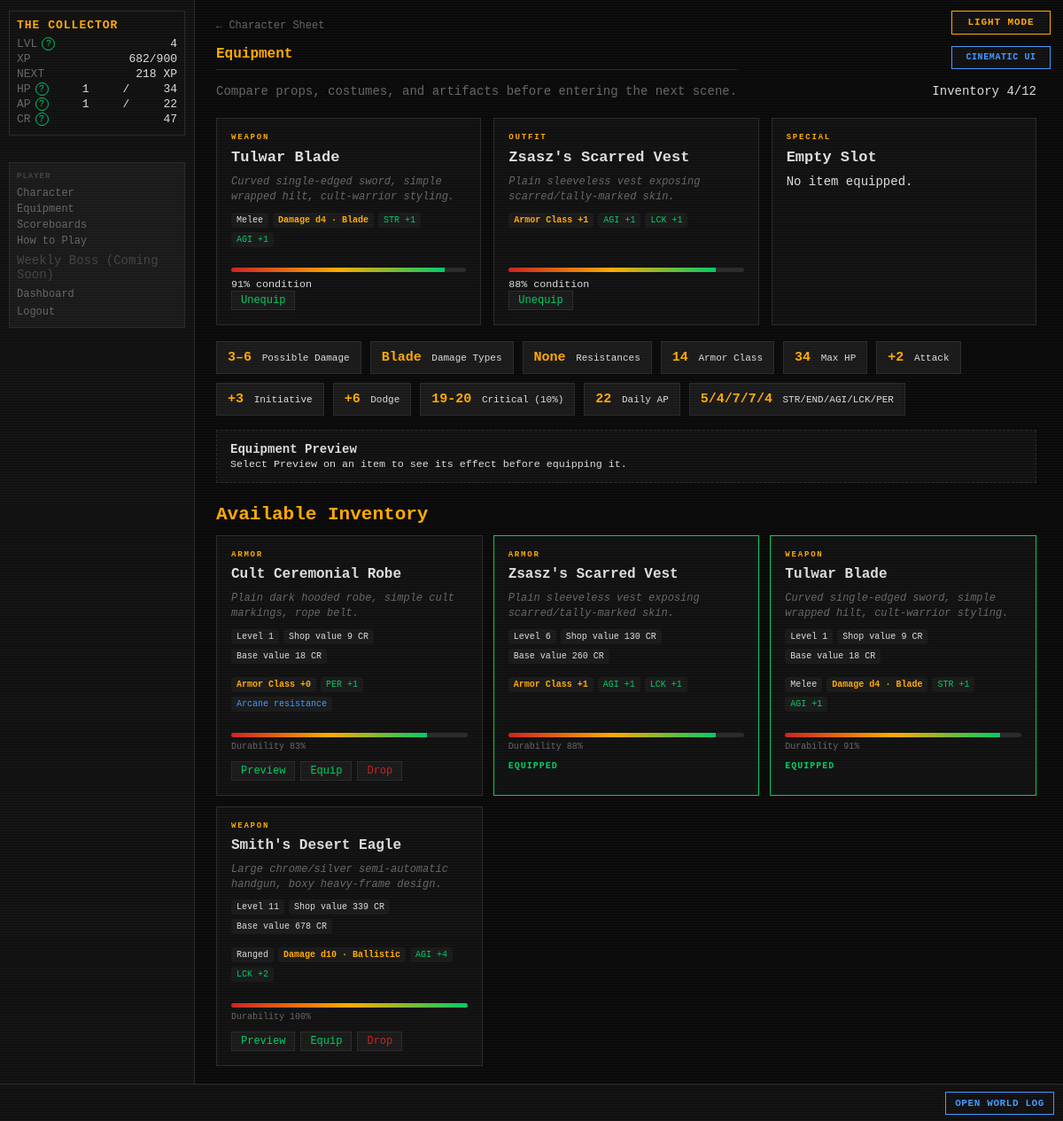
The app's page /equipment (signed in) with its own data.
### tables this page shows
CREATE TABLE players (
    id                  INTEGER PRIMARY KEY AUTOINCREMENT,
    username            TEXT    UNIQUE NOT NULL,
    password_hash       TEXT    NOT NULL,
    email               TEXT    UNIQUE NOT NULL,
    character_name      TEXT    NOT NULL,
    sex                 TEXT    NOT NULL,
    class_id            INTEGER REFERENCES classes(id),
    str_stat            INTEGER NOT NULL DEFAULT 1,
    end_stat            INTEGER NOT NULL DEFAULT 1,
    agi_stat            INTEGER NOT NULL DEFAULT 1,
    lck_stat            INTEGER NOT NULL DEFAULT 1,
    per_stat            INTEGER NOT NULL DEFAULT 1,
    level               INTEGER NOT NULL DEFAULT 1,
    xp                  INTEGER NOT NULL DEFAULT 0,
    current_hp          INTEGER NOT NULL,
    current_ap          INTEGER NOT NULL,
    credits             INTEGER NOT NULL DEFAULT 25,
    equipped_weapon_id  INTEGER REFERENCES inventory_items(id),
    equipped_armor_id   INTEGER REFERENCES inventory_items(id),
    equipped_special_id INTEGER REFERENCES inventory_items(id),
    in_combat           INTEGER NOT NULL DEFAULT 0,
    pending_levelup     INTEGER NOT NULL DEFAULT 0,
    combat_preference   TEXT    NOT NULL DEFAULT "Balanced",
    is_banned           INTEGER NOT NULL DEFAULT 0,
    retired_at          TEXT,
    last_login_at       TEXT,
    created_at          TEXT    NOT NULL DEFAULT (datetime('now'))
);

CREATE TABLE inventory_items (
    id                 INTEGER PRIMARY KEY AUTOINCREMENT,
    player_id          INTEGER NOT NULL REFERENCES players(id),
    item_type          TEXT    NOT NULL,
    item_id            INTEGER NOT NULL,
    current_durability INTEGER NOT NULL DEFAULT 100,
    acquired_at        TEXT    NOT NULL DEFAULT (datetime('now')),
    acquired_method    TEXT    NOT NULL
);

CREATE TABLE weapons (
    id              INTEGER PRIMARY KEY AUTOINCREMENT,
    name            TEXT    UNIQUE NOT NULL,
    is_active       INTEGER NOT NULL DEFAULT 1,
    level           INTEGER NOT NULL,
    weapon_type     TEXT    NOT NULL,
    damage_die      TEXT    NOT NULL,
    damage_type     TEXT    NOT NULL,
    str_bonus       INTEGER NOT NULL DEFAULT 0,
    end_bonus       INTEGER NOT NULL DEFAULT 0,
    agi_bonus       INTEGER NOT NULL DEFAULT 0,
    lck_bonus       INTEGER NOT NULL DEFAULT 0,
    per_bonus       INTEGER NOT NULL DEFAULT 0,
    associated_to   TEXT,
    credit_cost     INTEGER NOT NULL,
    drop_chance     REAL    NOT NULL,
    starting_durability INTEGER NOT NULL DEFAULT 100,
    imported_at     TEXT    NOT NULL DEFAULT (datetime('now'))
, description TEXT NOT NULL DEFAULT '');

CREATE TABLE armor (
    id              INTEGER PRIMARY KEY AUTOINCREMENT,
    name            TEXT    UNIQUE NOT NULL,
    is_active       INTEGER NOT NULL DEFAULT 1,
    level           INTEGER NOT NULL,
    ac_bonus        INTEGER NOT NULL DEFAULT 0,
    res_blade       INTEGER NOT NULL DEFAULT 0,
    res_blunt       INTEGER NOT NULL DEFAULT 0,
    res_ballistic   INTEGER NOT NULL DEFAULT 0,
    res_energy      INTEGER NOT NULL DEFAULT 0,
    res_arcane      INTEGER NOT NULL DEFAULT 0,
    res_explosive   INTEGER NOT NULL DEFAULT 0,
    res_venom       INTEGER NOT NULL DEFAULT 0,
    str_bonus       INTEGER NOT NULL DEFAULT 0,
    end_bonus       INTEGER NOT NULL DEFAULT 0,
    agi_bonus       INTEGER NOT NULL DEFAULT 0,
    lck_bonus       INTEGER NOT NULL DEFAULT 0,
    per_bonus       INTEGER NOT NULL DEFAULT 0,
    associated_to   TEXT,
    credit_cost     INTEGER NOT NULL,
    drop_chance     REAL    NOT NULL,
    starting_durability INTEGER NOT NULL DEFAULT 100,
    imported_at     TEXT    NOT NULL DEFAULT (datetime('now'))
, description TEXT NOT NULL DEFAULT '');

### routes/character.py (the view)
@bp.route("/equipment")
def equipment():
    player = g.player
    if player.get("in_combat"):
        return redirect(url_for("dashboard.index"))
    inventory = _get_full_inventory(player)
    equipped = {
        "weapon": _find_equipped(inventory, player.get("equipped_weapon_id")),
        "armor": _find_equipped(inventory, player.get("equipped_armor_id")),
        "special": _find_equipped(inventory, player.get("equipped_special_id")),
    }
    return render_template(
        "character/equipment.html",
        inventory=inventory,
        equipped=equipped,
        derived=_calc_derived_stats(player, equipped, get_all_settings()),
        feedback=request.args.get("feedback"),
        error=request.args.get("error"),
    )

### app.py (called while the page is built)
def _context_processor() -> dict:
    settings = get_all_settings()
    player = g.get("player")
    if not player:
        return {"settings": settings}
    return {"player": player, "settings": settings}

def _check_auth():
    if request.endpoint in _AUTH_EXEMPT:
        return None
    if not session.get("player_id"):
        return redirect(url_for("auth.login"))
    return None

def _load_player():
    player_id = session.get("player_id")
    if not player_id:
        return None
    player = get_player(player_id)
    if player is None:
        session.clear()
        return redirect(url_for("auth.login"))
    g.player = player
    return None

def _check_levelup():
    if request.endpoint in _LEVELUP_EXEMPT:
        return None
    player = g.get("player")
    if player and player.get("pending_levelup") and not player.get("in_combat"):
        return redirect(url_for("auth.levelup"))
    if player and not player.get("in_combat"):
        threshold = cfg.XP_CURVE.get(player["level"] + 1)
        if threshold is not None and player["xp"] >= threshold:
            from combat.engine import check_level_up
            if check_level_up(player["id"], player["xp"], player["level"]):
                g.player = get_player(player["id"])
                return redirect(url_for("auth.levelup"))
    return None

def _set_blackout_flag():
    settings = get_all_settings()
    blackout_mins = settings.get("MIDNIGHT_BLACKOUT_MINUTES", cfg.MIDNIGHT_BLACKOUT_MINUTES)
    now = datetime.now(timezone.utc)
    minutes_to_midnight = (24 * 60) - (now.hour * 60 + now.minute)
    g.blackout = (minutes_to_midnight <= blackout_mins)

### database.py (called while the page is built)
def get_db() -> sqlite3.Connection:
    if 'db' not in g:
        g.db = sqlite3.connect(
            cfg.DB_PATH,
            detect_types=sqlite3.PARSE_DECLTYPES,
            timeout=10,
        )
        g.db.row_factory = dict_factory
        g.db.execute("PRAGMA foreign_keys = ON")
        g.db.execute("PRAGMA journal_mode = WAL")
    return g.db

def dict_factory(cursor: sqlite3.Cursor, row: tuple) -> dict:
    return {col[0]: val for col, val in zip(cursor.description, row)}

def execute(sql: str, params: tuple = ()) -> list[dict]:
    return get_db().execute(sql, params).fetchall()

def execute_one(sql: str, params: tuple = ()) -> dict | None:
    return get_db().execute(sql, params).fetchone()

### routes/shop.py (called while the page is built, shortened)
def _get_special_sell_bonus(player: dict) -> float:
    if not player.get("equipped_special_id"):
        return 0.0

### templates/character/equipment.html (shortened to what this page needs)
{% extends "base.html" %}
{% block content %}
<div id="page-content" class="equipment-page cinematic-page">
    <div class="sheet-header">
        <div><a href="{{ url_for('character.index') }}" class="back-link">← Character Sheet</a>
        <h1 class="page-title">Equipment</h1>
        <p class="sheet-subtitle">Compare props, costumes, and artifacts before entering the next scene.</p></div>
        <div class="loadout-summary">Inventory {{ player.inventory_count }}/{{ player.inventory_limit }}</div>
    </div>
    <section class="loadout-slots" aria-label="Current loadout">
    {% for slot, item in equipped.items() %}
        <article class="loadout-card {{ 'filled' if item else 'empty' }}">
            <div class="loadout-slot">{{ 'OUTFIT' if slot == 'armor' else slot|upper }}</div>
            {% if item %}
            <h2>{{ item.name }}</h2>
            {% if item.description %}<p class="item-description">{{ item.description }}</p>{% endif %}
            {% include "fragments/item_combat_stats.html" %}
            <div class="durability"><span style="width:{{ item.current_durability }}%"></span></div>
            <small>{{ item.current_durability }}% condition</small>
            <form method="POST" action="{{ url_for('character.unequip') }}">
                <button class="btn-small" type="submit">Unequip</button>
            </form>
            {% else %}<h2>Empty Slot</h2><p>No item equipped.</p>{% endif %}
        </article>
    {% endfor %}
    </section>
    <section class="derived-strip" aria-label="Current derived statistics">
        <span><b>{{ derived.damage_min }}–{{ derived.damage_max }}</b> Possible Damage</span>
        <span><b>{{ derived.damage_types|join(' + ') }}</b> Damage Types</span>
        <span><b>{{ derived.resistances|join(', ') if derived.resistances else 'None' }}</b> Resistances</span>
        <span><b>{{ derived.ac }}</b> Armor Class</span><span><b>{{ derived.max_hp }}</b> Max HP</span>
        <span><b>{{ '%+d'|format(derived.attack_modifier) }}</b> Attack</span>
        <span><b>{{ '%+d'|format(derived.initiative_modifier) }}</b> Initiative</span>
        <span><b>{{ '%+d'|format(derived.dodge_modifier) }}</b> Dodge</span>
        <span><b>{{ derived.crit_range }}</b> Critical ({{ derived.crit_chance_pct }}%)</span><span><b>{{ derived.daily_ap }}</b> Daily AP</span>
        <span><b>{{ derived.str }}/{{ derived.end }}/{{ derived.agi }}/{{ derived.lck }}/{{ derived.per }}</b> STR/END/AGI/LCK/PER</span>
    </section>
    <section id="loadout-preview" class="loadout-preview" aria-live="polite">
        <div><strong>Equipment Preview</strong><br><small>Select Preview on an item to see its effect before equipping it.</small></div>
    </section>
    <h2 class="section-title">Available Inventory</h2>
    <div class="equipment-grid">
    {% for item in inventory %}
        <article class="equipment-card {{ 'is-equipped' if item.is_equipped }}">
            <div class="equipment-type">{{ item.item_type }}</div><h3>{{ item.name }}</h3>
            {% if item.description %}<p class="item-description">{{ item.description }}</p>{% endif %}
            <div class="item-properties item-reference-properties">
                <span>Level {{ item.level or '—' }}</span>
                <span>Shop value {{ item.sell_price }} CR</span>
                <span>Base value {{ item.credit_cost }} CR</span>
            </div>
            {% include "fragments/item_combat_stats.html" %}
            <div class="equipment-condition"><div class="durability"><span style="width:{{ item.current_durability }}%"></span></div>Durability {{ item.current_durability }}%</div>
            <div class="equipment-actions">
            {% if item.is_equipped %}<span class="equipped-badge">EQUIPPED</span>{% else %}
                <button type="button" class="btn-small preview-loadout"
                        data-inv-id="{{ item.inv_id }}" data-item-type="{{ item.item_type }}"
                        data-item-name="{{ item.name }}">Preview</button>
                <form method="POST" action="{{ url_for('character.equip') }}"><button class="btn-small" type="submit">Equip</button></form>
                <form method="POST" action="{{ url_for('character.drop') }}" onsubmit="return confirm('Permanently drop this item?');"><button class="btn-small danger" type="submit">Drop</button></form>
            {% endif %}
            </div>
        </article>
    {% else %}<p>Your inventory is empty.</p>{% endfor %}
    </div>
</div>
{% endblock %}

### templates/base.html (shortened to what this page needs)
<!DOCTYPE html>
<html lang="en">
<head>
<link rel="stylesheet" href="{{ url_for('static', filename='style.css') }}">
</head>
<body class="{{ 'authenticated' if player else 'auth-page' }} {% block body_class %}{% endblock %}">
{% if settings.get('ALLOW_PLAYER_COLOR_OVERRIDE', true) %}<button id="theme-toggle" type="button" aria-label="Switch color theme" aria-pressed="false">
</button>{% endif %}
{% if settings.get('ALLOW_PLAYER_INTERFACE_OVERRIDE', true) %}
<button id="interface-toggle" type="button" aria-label="Switch interface style" aria-pressed="false">
</button>
{% endif %}
{% if player %}
<div id="left-col">
    <div id="status-block">
        <div class="status-name">{{ player.character_name }}</div>
        <div class="status-line">
            <span class="label">LVL</span>
            <span id="status-level">{{ player.level }}</span>
        </div>
        <div class="status-line">
            <span class="label">XP</span>
            <span><span id="status-xp">{{ player.xp }}</span><span id="status-xp-threshold">{% if player.get('next_level_xp') is not none %}/{{ player.get('next_level_xp') }}{% endif %}</span></span>
        </div>
        <div class="status-line" title="Experience still needed to reach level {{ player.level + 1 }}">
            <span class="label">NEXT</span>
            <span id="status-xp-next">{% if player.get('xp_to_next_level') is none %}MAX{% elif player.get('xp_to_next_level') <= 0 %}LEVEL UP{% else %}{{ player.get('xp_to_next_level') }} XP{% endif %}</span>
        </div>
        <div class="status-line">
            <span class="label">HP</span>
            <span id="status-hp">{{ player.current_hp }}</span>/<span id="status-maxhp">{{ player.max_hp }}</span>
        </div>
        <div class="status-line">
            <span class="label">AP</span>
            <span id="status-ap">{{ player.current_ap }}</span>/<span id="status-maxap">{{ player.max_ap }}</span>
        </div>
        <div class="status-line">
            <span class="label">CR</span>
            <span id="status-credits">{{ player.credits }}</span>
        </div>
    </div>
    <nav id="left-nav">
        <span class="nav-heading">PLAYER</span>
        <a href="{{ url_for('character.index') }}">Character</a>
        <a href="{{ url_for('character.equipment') }}">Equipment</a>
        <a href="{{ url_for('scoreboards.index') }}">Scoreboards</a>
        <a href="{{ url_for('feeds.game_help') }}">How to Play</a>
        <span class="nav-link-disabled" title="A shared weekly encounter is being designed.">Weekly Boss (Coming Soon)</span>
        <a href="{{ url_for('dashboard.index') }}">Dashboard</a>
        <form action="{{ url_for('auth.logout') }}" method="POST" style="margin:0">
            <button type="submit" class="nav-link-btn">Logout</button>
        </form>
    </nav>
</div>
{% endif %}
<div id="main">
    {% block content %}{% endblock %}
</div>
{% if player %}
<div id="ticker-wrap">
    <a id="ticker-log-link" href="{{ url_for('feeds.global_log') }}" title="Open the complete World Log">OPEN WORLD LOG</a>
    <div id="ticker">
    </div>
</div>
{% endif %}
</body>
</html>

### templates/fragments/item_combat_stats.html (shortened to what this page needs)
<div class="item-properties item-combat-stats">
    {% if item.item_type == 'WEAPON' %}
        <span>{{ item.weapon_type or 'Weapon' }}</span>
        <span class="primary-property">Damage {{ item.damage_die }} · {{ item.damage_type }}</span>
    {% elif item.item_type == 'ARMOR' %}
        <span class="primary-property">Armor Class +{{ item.ac_bonus or 0 }}</span>
    {% else %}
        <span class="primary-property">Special Item</span>
        {% if item.get('ac_bonus', 0) %}<span class="bonus">Armor Class +{{ item.ac_bonus }}</span>{% endif %}
    {% endif %}
    {% for stat, label in [('str_bonus','STR'),('end_bonus','END'),('agi_bonus','AGI'),('lck_bonus','LCK'),('per_bonus','PER')] %}
        {% if item.get(stat, 0) %}<span class="bonus">{{ label }} {{ '%+d'|format(item.get(stat, 0)) }}</span>{% endif %}
    {% endfor %}
    {% for field, label in [('res_blade','Blade'),('res_blunt','Blunt'),('res_ballistic','Ballistic'),('res_energy','Energy'),('res_arcane','Arcane'),('res_explosive','Explosive'),('res_venom','Venom')] %}
        {% if item.get(field, 0) %}<span class="resistance">{{ label }} resistance</span>{% endif %}
    {% endfor %}
</div>

### records on screen
players: character_name "THE COLLECTOR", level "4", xp "682", current_hp "1", current_ap "1", credits "47"
inventory_items: item_type "WEAPON", name "Tulwar Blade", description "Curved single-edged sword, simple wrapped hilt, cult-warrior styling.", weapon_type "Melee", damage_die "d4", damage_type "Blade", label "STR" "AGI", value "+1" "+1", current_durability "91", item_type "WEAPON"
armor: name "Zsasz's Scarred Vest", description "Plain sleeveless vest exposing scarred/tally-marked skin.", name "Zsasz's Scarred Vest", description "Plain sleeveless vest exposing scarred/tally-marked skin.", credit_cost "260"
weapons: damage_types "Blade", name "Tulwar Blade", description "Curved single-edged sword, simple wrapped hilt, cult-warrior styling.", weapon_type "Melee", damage_die "d4", damage_type "Blade"
inventory_items: item_type "ARMOR"
armor: name "Cult Ceremonial Robe", description "Plain dark hooded robe, simple cult markings, rope belt."
inventory_items: item_type "ARMOR"
inventory_items: item_type "WEAPON"
weapons: name "Smith's Desert Eagle", description "Large chrome/silver semi-automatic handgun, boxy heavy-frame design.", credit_cost "678", weapon_type "Ranged", damage_die "d10", damage_type "Ballistic"

### other values on screen
{{ player.get('next_level_xp') }} "900"
{{ player.get('xp_to_next_level') }} "218"
{{ player.max_hp }} "34"
{{ player.max_ap }} "22"
{{ player.inventory_count }} "4"
{{ player.inventory_limit }} "12"
{{ 'OUTFIT' if slot == 'armor' else slot|upper }} "OUTFIT" "SPECIAL"
{{ item.ac_bonus or 0 }} "1" "0" "1"
{{ label }} "AGI" "LCK" "PER" "AGI" "LCK" "STR" "AGI" "AGI" "LCK"
{{ '%+d'|format(item.get(stat, 0)) }} "+1" "+1" "+1" "+1" "+1" "+1" "+1" "+4" "+2"
{{ item.current_durability }} "88"
{{ derived.damage_min }} "3"
{{ derived.damage_max }} "6"
{{ derived.resistances|join(', ') if derived.resistances else 'None' }} "None"
{{ derived.ac }} "14"
